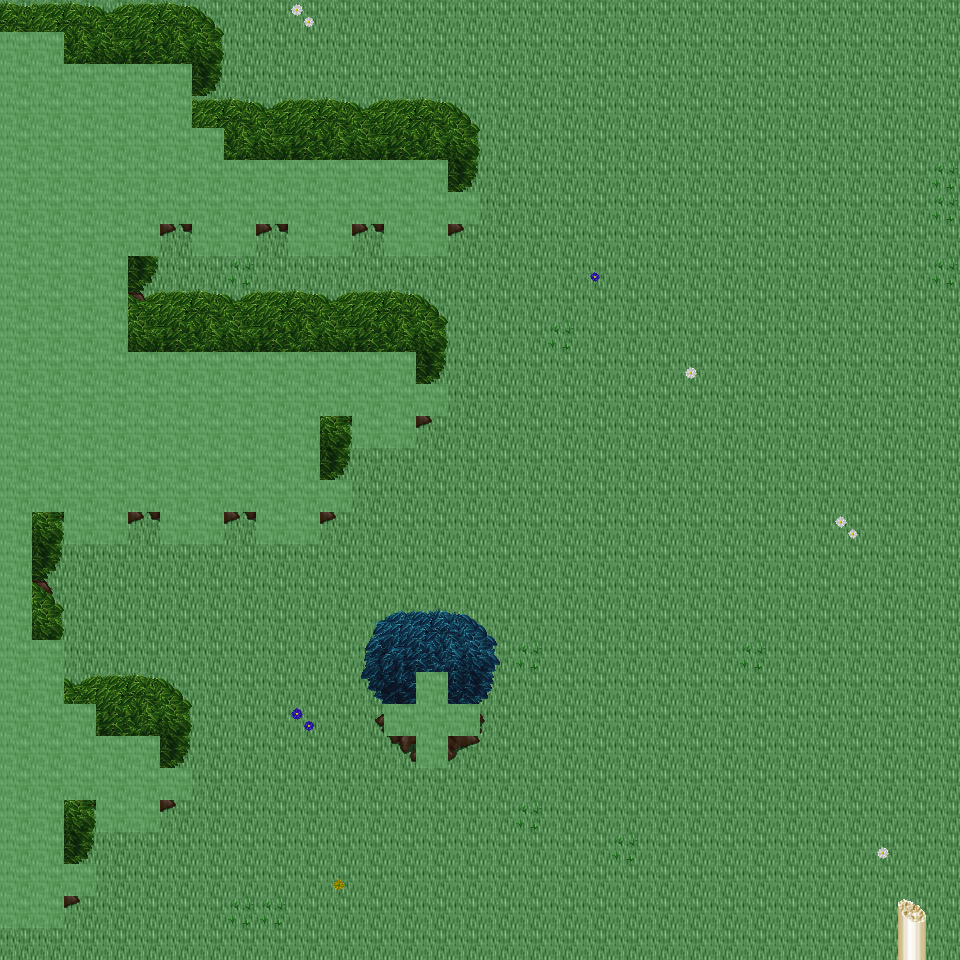

Below is a game level as drawn by its tile map, then a one-line description and the .tmx that defines it (tile-layer data replaced by summaries):
An orthogonal 30x30 tile map with 32x32 px tiles, 6 tile layers (Ground, Object, Object2, Above, ...), 27 tilesets and 5 objects (5x mapExit).

<map version="1.0" orientation="orthogonal" renderorder="right-down" width="30" height="30" tilewidth="32" tileheight="32" nextobjectid="6">
  <tileset firstgid="1" name="tileset_ground_ground" tilewidth="32" tileheight="32" tilecount="33" columns="3">
    <image source="../drawable/tileset_ground_ground.png" width="96" height="352" />
  </tileset>
  <tileset firstgid="34" name="tileset_ground_grass_edges" tilewidth="32" tileheight="32" tilecount="36" columns="12">
    <image source="../drawable/tileset_ground_grass_edges.png" width="384" height="96" />
  </tileset>
  <tileset firstgid="70" name="tileset_ground_grass_corners" tilewidth="32" tileheight="32" tilecount="24" columns="6">
    <image source="../drawable/tileset_ground_grass_corners.png" width="192" height="128" />
  </tileset>
  <tileset firstgid="94" name="tileset_plant_grasses" tilewidth="32" tileheight="32" tilecount="6" columns="3">
    <image source="../drawable/tileset_plant_grasses.png" width="96" height="64" />
  </tileset>
  <tileset firstgid="100" name="tileset_plant_flower_daisy_blue" tilewidth="32" tileheight="32" tilecount="8" columns="2">
    <image source="../drawable/tileset_plant_flower_daisy_blue.png" width="64" height="128" />
  </tileset>
  <tileset firstgid="108" name="tileset_plant_flower_daisy_yellow" tilewidth="32" tileheight="32" tilecount="8" columns="2">
    <image source="../drawable/tileset_plant_flower_daisy_yellow.png" width="64" height="128" />
  </tileset>
  <tileset firstgid="116" name="tileset_plant_flower_daisy_red" tilewidth="32" tileheight="32" tilecount="8" columns="2">
    <image source="../drawable/tileset_plant_flower_daisy_red.png" width="64" height="128" />
  </tileset>
  <tileset firstgid="124" name="tileset_plant_flower_daisy_white" tilewidth="32" tileheight="32" tilecount="8" columns="2">
    <image source="../drawable/tileset_plant_flower_daisy_white.png" width="64" height="128" />
  </tileset>
  <tileset firstgid="132" name="tileset_logic_collision" tilewidth="32" tileheight="32" tilecount="1" columns="1">
    <image source="../drawable/tileset_logic_collision.png" width="32" height="32" />
  </tileset>
  <tileset firstgid="133" name="tileset_plant_tree_tree_green" tilewidth="32" tileheight="32" tilecount="88" columns="8">
    <image source="../drawable/tileset_plant_tree_tree_green.png" width="256" height="352" />
  </tileset>
  <tileset firstgid="221" name="tileset_object_tent" tilewidth="32" tileheight="32" tilecount="9" columns="3">
    <image source="../drawable/tileset_object_tent.png" width="96" height="96" />
  </tileset>
  <tileset firstgid="230" name="tileset_logic_item_herb" tilewidth="32" tileheight="32" tilecount="5" columns="5">
    <image source="../drawable/tileset_logic_item_herb.png" width="160" height="32" />
  </tileset>
  <tileset firstgid="235" name="tileset_logic_item_resources" tilewidth="32" tileheight="32" tilecount="6" columns="6">
    <image source="../drawable/tileset_logic_item_resources.png" width="192" height="32" />
  </tileset>
  <tileset firstgid="241" name="tileset_building_church" tilewidth="32" tileheight="32" tilecount="56" columns="8">
    <image source="../drawable/tileset_building_church.png" width="256" height="224" />
  </tileset>
  <tileset firstgid="297" name="tileset_logic_creature_albino_elf" tilewidth="32" tileheight="32" tilecount="5" columns="5">
    <image source="../drawable/tileset_logic_creature_albino_elf.png" width="160" height="32" />
  </tileset>
  <tileset firstgid="302" name="tileset_item_statue_broken_green_column" tilewidth="32" tileheight="32" tilecount="2" columns="1">
    <image source="../drawable/tileset_item_statue_broken_green_column.png" width="32" height="64" />
  </tileset>
  <tileset firstgid="304" name="tileset_plant_tree_spruce" tilewidth="32" tileheight="32" tilecount="6" columns="2">
    <image source="../drawable/tileset_plant_tree_spruce.png" width="64" height="96" />
  </tileset>
  <tileset firstgid="310" name="tileset_plant_tree_pine_snowy" tilewidth="32" tileheight="32" tilecount="6" columns="2">
    <image source="../drawable/tileset_plant_tree_pine_snowy.png" width="64" height="96" />
  </tileset>
  <tileset firstgid="316" name="tileset_logic_creature_ent" tilewidth="32" tileheight="32" tilecount="4" columns="4">
    <image source="../drawable/tileset_logic_creature_ent.png" width="128" height="32" />
  </tileset>
  <tileset firstgid="320" name="tileset_logic_item_mushroom" tilewidth="32" tileheight="32" tilecount="6" columns="6">
    <image source="../drawable/tileset_logic_item_mushroom.png" width="192" height="32" />
  </tileset>
  <tileset firstgid="326" name="tileset_plant_tree_tree_blue" tilewidth="32" tileheight="32" tilecount="25" columns="5">
    <image source="../drawable/tileset_plant_tree_tree_blue.png" width="160" height="160" />
  </tileset>
  <tileset firstgid="351" name="tileset_ground_pothole" tilewidth="32" tileheight="32" tilecount="4" columns="4">
    <image source="../drawable/tileset_ground_pothole.png" width="128" height="32" />
  </tileset>
  <tileset firstgid="355" name="tileset_logic_portal" tilewidth="32" tileheight="32" tilecount="24" columns="8">
    <image source="../drawable/tileset_logic_portal.png" width="256" height="96" />
  </tileset>
  <tileset firstgid="379" name="tileset_logic_creature_mythical_being" tilewidth="32" tileheight="32" tilecount="24" columns="8">
    <image source="../drawable/tileset_logic_creature_mythical_being.png" width="256" height="96" />
  </tileset>
  <tileset firstgid="403" name="tileset_furniture_light_roots_lamp" tilewidth="32" tileheight="32" tilecount="6" columns="2">
    <image source="../drawable/tileset_furniture_light_roots_lamp.png" width="64" height="96" />
  </tileset>
  <tileset firstgid="409" name="tileset_light_dim_light_7x5" tilewidth="32" tileheight="32" tilecount="35" columns="7">
    <image source="../drawable/tileset_light_dim_light_7x5.png" width="224" height="160" />
  </tileset>
  <tileset firstgid="444" name="tileset_light_light_5x5" tilewidth="32" tileheight="32" tilecount="25" columns="5">
    <image source="../drawable/tileset_light_light_5x5.png" width="160" height="160" />
  </tileset>
  <layer name="Ground" width="30" height="30">
    <data>[900 cells, 900 non-empty, 1 distinct tile ids]</data>
  </layer>
  <layer name="Object" width="30" height="30">
    <data>[900 cells, 106 non-empty, 25 distinct tile ids]</data>
  </layer>
  <layer name="Object2" width="30" height="30">
    <data>[900 cells, 0 non-empty, 0 distinct tile ids]</data>
  </layer>
  <layer name="Above" width="30" height="30">
    <data>[900 cells, 212 non-empty, 32 distinct tile ids]</data>
  </layer>
  <layer name="Above2" width="30" height="30">
    <data>[900 cells, 0 non-empty, 0 distinct tile ids]</data>
  </layer>
  <layer name="Walkable" width="30" height="30">
    <data>[900 cells, 177 non-empty, 1 distinct tile ids]</data>
  </layer>
  <objectgroup name="MapEvents">
    <object id="1" name="north" type="mapExit" x="0" y="0" width="960" height="32">
      <properties>
        <property name="map" value="level_0_x104_y128" />
        <property name="x" value="0" />
        <property name="y" value="28" />
      </properties>
    </object>
    <object id="2" name="south" type="mapExit" x="0" y="928" width="960" height="32">
      <properties>
        <property name="map" value="level_0_x104_y130" />
        <property name="x" value="0" />
        <property name="y" value="1" />
      </properties>
    </object>
    <object id="3" name="west" type="mapExit" x="0" y="0" width="32" height="32">
      <properties>
        <property name="map" value="level_0_x103_y129" />
        <property name="x" value="28" />
        <property name="y" value="0" />
      </properties>
    </object>
    </objectgroup>
</map>
<!-- 2 of 5 objects omitted -->
